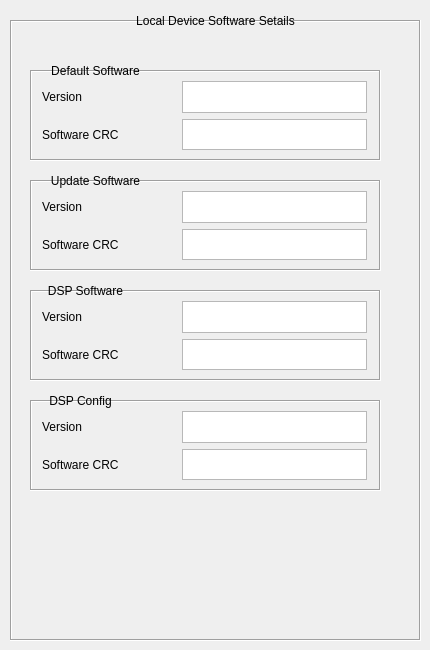
                   <widget class="QWidget" name="localDevSoftwareDetails">
                    <attribute name="title">
                     <string>Software Details</string>
                    </attribute>
                    <widget class="QFrame" name="frame">
                     <property name="geometry">
                      <rect>
                       <x>10</x>
                       <y>20</y>
                       <width>411</width>
                       <height>621</height>
                      </rect>
                     </property>
                     <property name="sizePolicy">
                      <sizepolicy hsizetype="Preferred" vsizetype="Preferred">
                       <horstretch>0</horstretch>
                       <verstretch>0</verstretch>
                      </sizepolicy>
                     </property>
                     <property name="frameShape">
                      <enum>QFrame::Box</enum>
                     </property>
                     <property name="frameShadow">
                      <enum>QFrame::Sunken</enum>
                     </property>
                     <widget class="QFrame" name="frame_10">
                      <property name="geometry">
                       <rect>
                        <x>20</x>
                        <y>50</y>
                        <width>351</width>
                        <height>91</height>
                       </rect>
                      </property>
                      <property name="sizePolicy">
                       <sizepolicy hsizetype="Preferred" vsizetype="Preferred">
                        <horstretch>0</horstretch>
                        <verstretch>0</verstretch>
                       </sizepolicy>
                      </property>
                      <property name="autoFillBackground">
                       <bool>false</bool>
                      </property>
                      <property name="frameShape">
                       <enum>QFrame::Box</enum>
                      </property>
                      <property name="frameShadow">
                       <enum>QFrame::Sunken</enum>
                      </property>
                      <property name="lineWidth">
                       <number>1</number>
                      </property>
                      <layout class="QGridLayout" name="Eth0Local_7" columnstretch="0,0">
                       <property name="leftMargin">
                        <number>10</number>
                       </property>
                       <property name="rightMargin">
                        <number>12</number>
                       </property>
                       <property name="horizontalSpacing">
                        <number>60</number>
                       </property>
                       <item row="0" column="0">
                        <widget class="QLabel" name="label_37">
                         <property name="text">
                          <string>Version</string>
                         </property>
                        </widget>
                       </item>
                       <item row="0" column="1">
                        <widget class="QTextBrowser" name="textBrowser_26">
                         <property name="html">
                          <string>&lt;!DOCTYPE HTML PUBLIC &quot;-//W3C//DTD HTML 4.0//EN&quot; &quot;http://www.w3.org/TR/REC-html40/strict.dtd&quot;&gt;
&lt;html&gt;&lt;head&gt;&lt;meta name=&quot;qrichtext&quot; content=&quot;1&quot; /&gt;&lt;style type=&quot;text/css&quot;&gt;
p, li { white-space: pre-wrap; }
&lt;/style&gt;&lt;/head&gt;&lt;body style=&quot; font-family:'MS Shell Dlg 2'; font-size:8.25pt; font-weight:400; font-style:normal;&quot;&gt;
&lt;p style=&quot;-qt-paragraph-type:empty; margin-top:0px; margin-bottom:0px; margin-left:0px; margin-right:0px; -qt-block-indent:0; text-indent:0px; font-family:'.SF NS Text'; font-size:13pt;&quot;&gt;&lt;br /&gt;&lt;/p&gt;&lt;/body&gt;&lt;/html&gt;</string>
                         </property>
                        </widget>
                       </item>
                       <item row="1" column="0">
                        <widget class="QLabel" name="label_38">
                         <property name="text">
                          <string>Software CRC </string>
                         </property>
                        </widget>
                       </item>
                       <item row="1" column="1">
                        <widget class="QTextBrowser" name="textBrowser_27">
                         <property name="html">
                          <string>&lt;!DOCTYPE HTML PUBLIC &quot;-//W3C//DTD HTML 4.0//EN&quot; &quot;http://www.w3.org/TR/REC-html40/strict.dtd&quot;&gt;
&lt;html&gt;&lt;head&gt;&lt;meta name=&quot;qrichtext&quot; content=&quot;1&quot; /&gt;&lt;style type=&quot;text/css&quot;&gt;
p, li { white-space: pre-wrap; }
&lt;/style&gt;&lt;/head&gt;&lt;body style=&quot; font-family:'MS Shell Dlg 2'; font-size:8.25pt; font-weight:400; font-style:normal;&quot;&gt;
&lt;p style=&quot;-qt-paragraph-type:empty; margin-top:0px; margin-bottom:0px; margin-left:0px; margin-right:0px; -qt-block-indent:0; text-indent:0px; font-family:'.SF NS Text'; font-size:13pt;&quot;&gt;&lt;br /&gt;&lt;/p&gt;&lt;/body&gt;&lt;/html&gt;</string>
                         </property>
                        </widget>
                       </item>
                      </layout>
                     </widget>
                     <widget class="QLabel" name="label_39">
                      <property name="geometry">
                       <rect>
                        <x>30</x>
                        <y>40</y>
                        <width>111</width>
                        <height>21</height>
                       </rect>
                      </property>
                      <property name="text">
                       <string>Default Software</string>
                      </property>
                      <property name="scaledContents">
                       <bool>false</bool>
                      </property>
                      <property name="alignment">
                       <set>Qt::AlignCenter</set>
                      </property>
                     </widget>
                     <widget class="QFrame" name="frame_11">
                      <property name="geometry">
                       <rect>
                        <x>20</x>
                        <y>160</y>
                        <width>351</width>
                        <height>91</height>
                       </rect>
                      </property>
                      <property name="sizePolicy">
                       <sizepolicy hsizetype="Preferred" vsizetype="Preferred">
                        <horstretch>0</horstretch>
                        <verstretch>0</verstretch>
                       </sizepolicy>
                      </property>
                      <property name="autoFillBackground">
                       <bool>false</bool>
                      </property>
                      <property name="frameShape">
                       <enum>QFrame::Box</enum>
                      </property>
                      <property name="frameShadow">
                       <enum>QFrame::Sunken</enum>
                      </property>
                      <property name="lineWidth">
                       <number>1</number>
                      </property>
                      <layout class="QGridLayout" name="Eth0Local_9" columnstretch="0,0">
                       <property name="leftMargin">
                        <number>10</number>
                       </property>
                       <property name="rightMargin">
                        <number>12</number>
                       </property>
                       <property name="horizontalSpacing">
                        <number>60</number>
                       </property>
                       <item row="0" column="0">
                        <widget class="QLabel" name="label_42">
                         <property name="text">
                          <string>Version</string>
                         </property>
                        </widget>
                       </item>
                       <item row="0" column="1">
                        <widget class="QTextBrowser" name="textBrowser_30">
                         <property name="html">
                          <string>&lt;!DOCTYPE HTML PUBLIC &quot;-//W3C//DTD HTML 4.0//EN&quot; &quot;http://www.w3.org/TR/REC-html40/strict.dtd&quot;&gt;
&lt;html&gt;&lt;head&gt;&lt;meta name=&quot;qrichtext&quot; content=&quot;1&quot; /&gt;&lt;style type=&quot;text/css&quot;&gt;
p, li { white-space: pre-wrap; }
&lt;/style&gt;&lt;/head&gt;&lt;body style=&quot; font-family:'MS Shell Dlg 2'; font-size:8.25pt; font-weight:400; font-style:normal;&quot;&gt;
&lt;p style=&quot;-qt-paragraph-type:empty; margin-top:0px; margin-bottom:0px; margin-left:0px; margin-right:0px; -qt-block-indent:0; text-indent:0px; font-family:'.SF NS Text'; font-size:13pt;&quot;&gt;&lt;br /&gt;&lt;/p&gt;&lt;/body&gt;&lt;/html&gt;</string>
                         </property>
                        </widget>
                       </item>
                       <item row="1" column="0">
                        <widget class="QLabel" name="label_43">
                         <property name="text">
                          <string>Software CRC </string>
                         </property>
                        </widget>
                       </item>
                       <item row="1" column="1">
                        <widget class="QTextBrowser" name="textBrowser_31">
                         <property name="html">
                          <string>&lt;!DOCTYPE HTML PUBLIC &quot;-//W3C//DTD HTML 4.0//EN&quot; &quot;http://www.w3.org/TR/REC-html40/strict.dtd&quot;&gt;
&lt;html&gt;&lt;head&gt;&lt;meta name=&quot;qrichtext&quot; content=&quot;1&quot; /&gt;&lt;style type=&quot;text/css&quot;&gt;
p, li { white-space: pre-wrap; }
&lt;/style&gt;&lt;/head&gt;&lt;body style=&quot; font-family:'MS Shell Dlg 2'; font-size:8.25pt; font-weight:400; font-style:normal;&quot;&gt;
&lt;p style=&quot;-qt-paragraph-type:empty; margin-top:0px; margin-bottom:0px; margin-left:0px; margin-right:0px; -qt-block-indent:0; text-indent:0px; font-family:'.SF NS Text'; font-size:13pt;&quot;&gt;&lt;br /&gt;&lt;/p&gt;&lt;/body&gt;&lt;/html&gt;</string>
                         </property>
                        </widget>
                       </item>
                      </layout>
                     </widget>
                     <widget class="QLabel" name="label_44">
                      <property name="geometry">
                       <rect>
                        <x>30</x>
                        <y>150</y>
                        <width>111</width>
                        <height>21</height>
                       </rect>
                      </property>
                      <property name="text">
                       <string>Update Software</string>
                      </property>
                      <property name="scaledContents">
                       <bool>false</bool>
                      </property>
                      <property name="alignment">
                       <set>Qt::AlignCenter</set>
                      </property>
                     </widget>
                     <widget class="QFrame" name="frame_12">
                      <property name="geometry">
                       <rect>
                        <x>20</x>
                        <y>270</y>
                        <width>351</width>
                        <height>91</height>
                       </rect>
                      </property>
                      <property name="sizePolicy">
                       <sizepolicy hsizetype="Preferred" vsizetype="Preferred">
                        <horstretch>0</horstretch>
                        <verstretch>0</verstretch>
                       </sizepolicy>
                      </property>
                      <property name="autoFillBackground">
                       <bool>false</bool>
                      </property>
                      <property name="frameShape">
                       <enum>QFrame::Box</enum>
                      </property>
                      <property name="frameShadow">
                       <enum>QFrame::Sunken</enum>
                      </property>
                      <property name="lineWidth">
                       <number>1</number>
                      </property>
                      <layout class="QGridLayout" name="Eth0Local_10" columnstretch="0,0">
                       <property name="leftMargin">
                        <number>10</number>
                       </property>
                       <property name="rightMargin">
                        <number>12</number>
                       </property>
                       <property name="horizontalSpacing">
                        <number>60</number>
                       </property>
                       <item row="0" column="0">
                        <widget class="QLabel" name="label_45">
                         <property name="text">
                          <string>Version</string>
                         </property>
                        </widget>
                       </item>
                       <item row="0" column="1">
                        <widget class="QTextBrowser" name="textBrowser_32">
                         <property name="html">
                          <string>&lt;!DOCTYPE HTML PUBLIC &quot;-//W3C//DTD HTML 4.0//EN&quot; &quot;http://www.w3.org/TR/REC-html40/strict.dtd&quot;&gt;
&lt;html&gt;&lt;head&gt;&lt;meta name=&quot;qrichtext&quot; content=&quot;1&quot; /&gt;&lt;style type=&quot;text/css&quot;&gt;
p, li { white-space: pre-wrap; }
&lt;/style&gt;&lt;/head&gt;&lt;body style=&quot; font-family:'MS Shell Dlg 2'; font-size:8.25pt; font-weight:400; font-style:normal;&quot;&gt;
&lt;p style=&quot;-qt-paragraph-type:empty; margin-top:0px; margin-bottom:0px; margin-left:0px; margin-right:0px; -qt-block-indent:0; text-indent:0px; font-family:'.SF NS Text'; font-size:13pt;&quot;&gt;&lt;br /&gt;&lt;/p&gt;&lt;/body&gt;&lt;/html&gt;</string>
                         </property>
                        </widget>
                       </item>
                       <item row="1" column="0">
                        <widget class="QLabel" name="label_46">
                         <property name="text">
                          <string>Software CRC </string>
                         </property>
                        </widget>
                       </item>
                       <item row="1" column="1">
                        <widget class="QTextBrowser" name="textBrowser_33">
                         <property name="html">
                          <string>&lt;!DOCTYPE HTML PUBLIC &quot;-//W3C//DTD HTML 4.0//EN&quot; &quot;http://www.w3.org/TR/REC-html40/strict.dtd&quot;&gt;
&lt;html&gt;&lt;head&gt;&lt;meta name=&quot;qrichtext&quot; content=&quot;1&quot; /&gt;&lt;style type=&quot;text/css&quot;&gt;
p, li { white-space: pre-wrap; }
&lt;/style&gt;&lt;/head&gt;&lt;body style=&quot; font-family:'MS Shell Dlg 2'; font-size:8.25pt; font-weight:400; font-style:normal;&quot;&gt;
&lt;p style=&quot;-qt-paragraph-type:empty; margin-top:0px; margin-bottom:0px; margin-left:0px; margin-right:0px; -qt-block-indent:0; text-indent:0px; font-family:'.SF NS Text'; font-size:13pt;&quot;&gt;&lt;br /&gt;&lt;/p&gt;&lt;/body&gt;&lt;/html&gt;</string>
                         </property>
                        </widget>
                       </item>
                      </layout>
                     </widget>
                     <widget class="QLabel" name="label_47">
                      <property name="geometry">
                       <rect>
                        <x>30</x>
                        <y>260</y>
                        <width>91</width>
                        <height>21</height>
                       </rect>
                      </property>
                      <property name="text">
                       <string>DSP Software</string>
                      </property>
                      <property name="scaledContents">
                       <bool>false</bool>
                      </property>
                      <property name="alignment">
                       <set>Qt::AlignCenter</set>
                      </property>
                     </widget>
                     <widget class="QFrame" name="frame_13">
                      <property name="geometry">
                       <rect>
                        <x>20</x>
                        <y>380</y>
                        <width>351</width>
                        <height>91</height>
                       </rect>
                      </property>
                      <property name="sizePolicy">
                       <sizepolicy hsizetype="Preferred" vsizetype="Preferred">
                        <horstretch>0</horstretch>
                        <verstretch>0</verstretch>
                       </sizepolicy>
                      </property>
                      <property name="autoFillBackground">
                       <bool>false</bool>
                      </property>
                      <property name="frameShape">
                       <enum>QFrame::Box</enum>
                      </property>
                      <property name="frameShadow">
                       <enum>QFrame::Sunken</enum>
                      </property>
                      <property name="lineWidth">
                       <number>1</number>
                      </property>
                      <layout class="QGridLayout" name="Eth0Local_11" columnstretch="0,0">
                       <property name="leftMargin">
                        <number>10</number>
                       </property>
                       <property name="rightMargin">
                        <number>12</number>
                       </property>
                       <property name="horizontalSpacing">
                        <number>60</number>
                       </property>
                       <item row="0" column="0">
                        <widget class="QLabel" name="label_48">
                         <property name="text">
                          <string>Version</string>
                         </property>
                        </widget>
                       </item>
                       <item row="0" column="1">
                        <widget class="QTextBrowser" name="textBrowser_34">
                         <property name="html">
                          <string>&lt;!DOCTYPE HTML PUBLIC &quot;-//W3C//DTD HTML 4.0//EN&quot; &quot;http://www.w3.org/TR/REC-html40/strict.dtd&quot;&gt;
&lt;html&gt;&lt;head&gt;&lt;meta name=&quot;qrichtext&quot; content=&quot;1&quot; /&gt;&lt;style type=&quot;text/css&quot;&gt;
p, li { white-space: pre-wrap; }
&lt;/style&gt;&lt;/head&gt;&lt;body style=&quot; font-family:'MS Shell Dlg 2'; font-size:8.25pt; font-weight:400; font-style:normal;&quot;&gt;
&lt;p style=&quot;-qt-paragraph-type:empty; margin-top:0px; margin-bottom:0px; margin-left:0px; margin-right:0px; -qt-block-indent:0; text-indent:0px; font-family:'.SF NS Text'; font-size:13pt;&quot;&gt;&lt;br /&gt;&lt;/p&gt;&lt;/body&gt;&lt;/html&gt;</string>
                         </property>
                        </widget>
                       </item>
                       <item row="1" column="0">
                        <widget class="QLabel" name="label_49">
                         <property name="text">
                          <string>Software CRC </string>
                         </property>
                        </widget>
                       </item>
                       <item row="1" column="1">
                        <widget class="QTextBrowser" name="textBrowser_35">
                         <property name="html">
                          <string>&lt;!DOCTYPE HTML PUBLIC &quot;-//W3C//DTD HTML 4.0//EN&quot; &quot;http://www.w3.org/TR/REC-html40/strict.dtd&quot;&gt;
&lt;html&gt;&lt;head&gt;&lt;meta name=&quot;qrichtext&quot; content=&quot;1&quot; /&gt;&lt;style type=&quot;text/css&quot;&gt;
p, li { white-space: pre-wrap; }
&lt;/style&gt;&lt;/head&gt;&lt;body style=&quot; font-family:'MS Shell Dlg 2'; font-size:8.25pt; font-weight:400; font-style:normal;&quot;&gt;
&lt;p style=&quot;-qt-paragraph-type:empty; margin-top:0px; margin-bottom:0px; margin-left:0px; margin-right:0px; -qt-block-indent:0; text-indent:0px; font-family:'.SF NS Text'; font-size:13pt;&quot;&gt;&lt;br /&gt;&lt;/p&gt;&lt;/body&gt;&lt;/html&gt;</string>
                         </property>
                        </widget>
                       </item>
                      </layout>
                     </widget>
                     <widget class="QLabel" name="label_50">
                      <property name="geometry">
                       <rect>
                        <x>30</x>
                        <y>370</y>
                        <width>81</width>
                        <height>21</height>
                       </rect>
                      </property>
                      <property name="text">
                       <string>DSP Config</string>
                      </property>
                      <property name="scaledContents">
                       <bool>false</bool>
                      </property>
                      <property name="alignment">
                       <set>Qt::AlignCenter</set>
                      </property>
                     </widget>
                    </widget>
                    <widget class="QLabel" name="label_30">
                     <property name="geometry">
                      <rect>
                       <x>120</x>
                       <y>10</y>
                       <width>191</width>
                       <height>21</height>
                      </rect>
                     </property>
                     <property name="text">
                      <string>Local Device Software Setails</string>
                     </property>
                     <property name="scaledContents">
                      <bool>false</bool>
                     </property>
                     <property name="alignment">
                      <set>Qt::AlignCenter</set>
                     </property>
                    </widget>
                   </widget>
